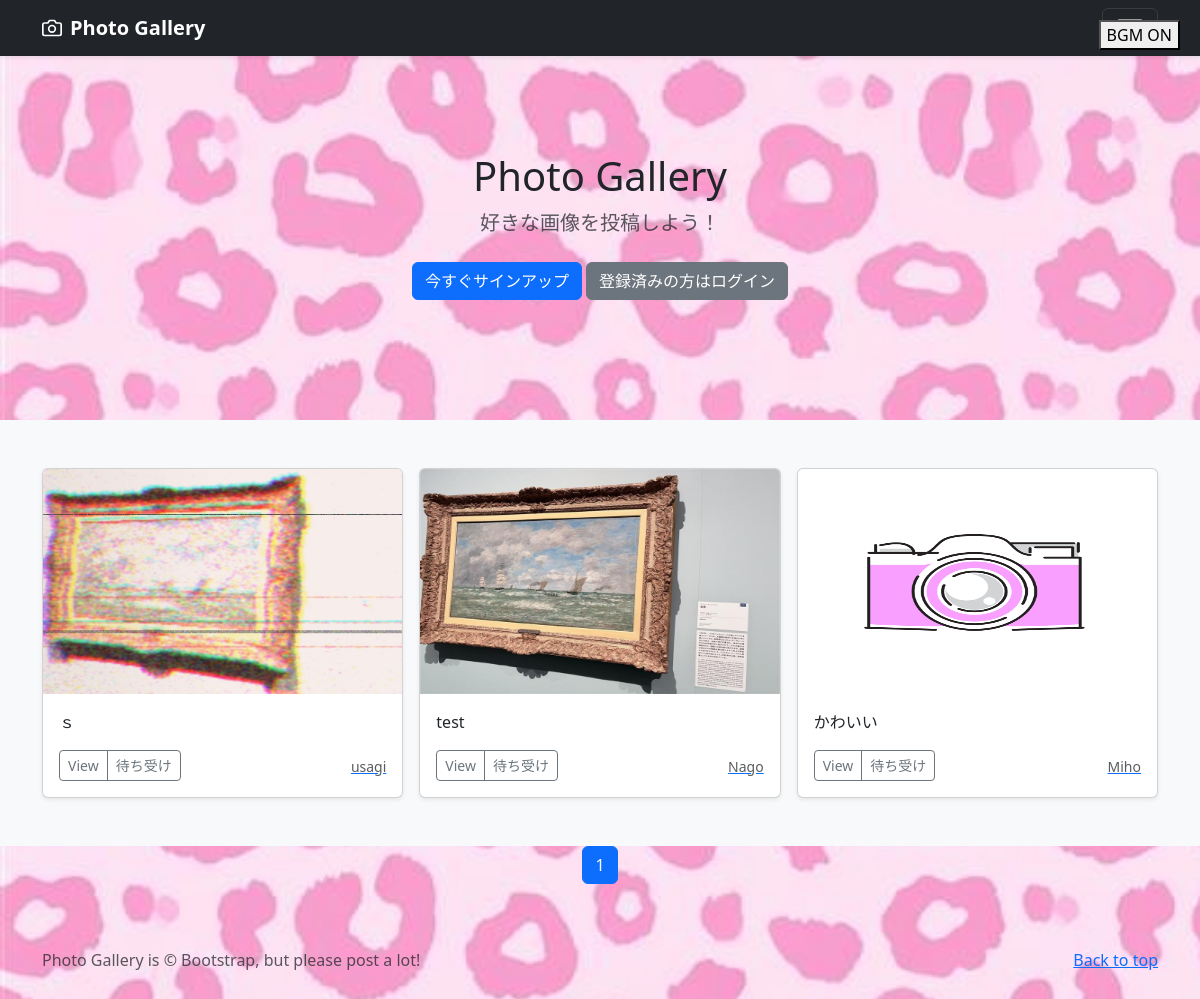
Page /photos/2 on the committed database.
### photo/models.py (models this page shows, shortened)
class PhotoPost(models.Model):
    user = models.ForeignKey(
        customUser,
        verbose_name='ユーザー',
        on_delete=models.CASCADE
        )
    category = models.ForeignKey(
        Category,
        verbose_name='カテゴリ',
        on_delete=models.PROTECT
        )
    title = models.CharField(
        verbose_name='タイトル', # フィールドのタイトル
        max_length=200 # 最大文字数は200
        )
    comment = models.TextField(
        verbose_name='コメント', # フィールドのタイトル
        )
    image1 = models.ImageField(
        verbose_name='イメージ1', # フィールドのタイトル
        upload_to = 'photos' # MEDIA_ROOT以下のphotosにファイルを保存
        )
    image2 = models.ImageField(
        verbose_name='イメージ2', # フィールドのタイトル
        upload_to = 'photos', # MEDIA_ROOT以下のphotosにファイルを保存
        blank=True, # フィールド値の設定は必須ではない
        null=True # データベースにnullが保存されることを許容
        )
    posted_at = models.DateTimeField(
        verbose_name='投稿日時', # フィールドのタイトル
        auto_now_add=True # 日時を自動追加
        )

class Category(models.Model):
    title = models.CharField(
        verbose_name='カテゴリ', # フィールドのタイトル
        max_length=20)

### accounts/models.py (models this page shows)
class customUser(AbstractUser):
    pass

### photo/views.py (the view)
class CategoryView(ListView):
    template_name = 'index.html'
    paginate_by = 9
    def get_queryset(self):
        category_id = self.kwargs['category']
        categories = PhotoPost.objects.filter(
            category=category_id).order_by('-posted_at')
        return categories

### photo/templates/index.html (shortened to what this page needs)
{% extends 'base.html' %}
  {% block contents %}
  {% include "photos_title.html" %}
  {% include "photos_list.html" %}
  {% include "pagination.html" %}
  {% endblock %}

### photo/templates/photos_list.html
  <div class="album py-5 bg-light">
    <div class="container">
      <div class="row row-cols-1 row-cols-sm-2 row-cols-md-3 g-3">
        {% for record in object_list %}
        <div class="col">
          <div class="card shadow-sm">
            <img src="{{ record.image1.url }}" class="bd-placeholder-img card-img-top" width="100%" height="225" xmlns="http://www.w3.org/2000/svg" role="img" aria-label="Placeholder: Thumbnail" preserveAspectRatio="xMidYMid slice" focusable="false"></img>
            <div class="card-body">
              <p class="card-text">
                {{record.title}}
              </p>
              <div class="d-flex justify-content-between align-items-center">
                <div class="btn-group">
                  <button type="button" class="btn btn-sm btn-outline-secondary"
                    onclick=";location.href='{% url 'photo:photo_detail' record.pk %}'">View</button>
                  <button type="button" class="btn btn-sm btn-outline-secondary"
                    onclick="location.href='{% url 'photo:photos_マブ' category=record.category.id %}'">{{record.category.title}}</button>
                </div>
                <a href="{% url 'photo:user_list' user=record.user.id %}">
                  <small class="text-muted">{{record.user.username}}</small>
                </a>
              </div>
            </div>
          </div>
        </div>
        {% endfor %}
      </div>
    </div>
  </div>

### photo/templates/base.html (style rules this page uses)
body { background-image: url("/static/bg.jpg"); background-size: cover; background-repeat: no-repeat; }
.bd-placeholder-img { font-size: 1.125rem; text-anchor: middle; -webkit-user-select: none; -moz-user-select: none; user-select: none; }

### rows in the picture
PhotoPost: image1 (picture), title "ｓ", category "待ち受け", user.username "usagi"
PhotoPost: image1 (picture), title "test", category "待ち受け", user.username "Nago"
PhotoPost: image1 (picture), title "かわいい", category "待ち受け", user.username "Miho"

### other values in the picture
{{ num }} "1"
